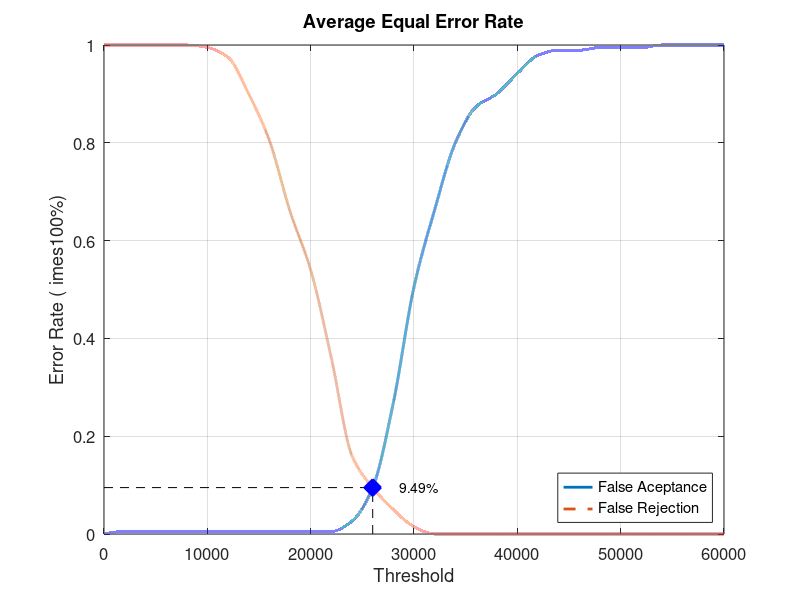
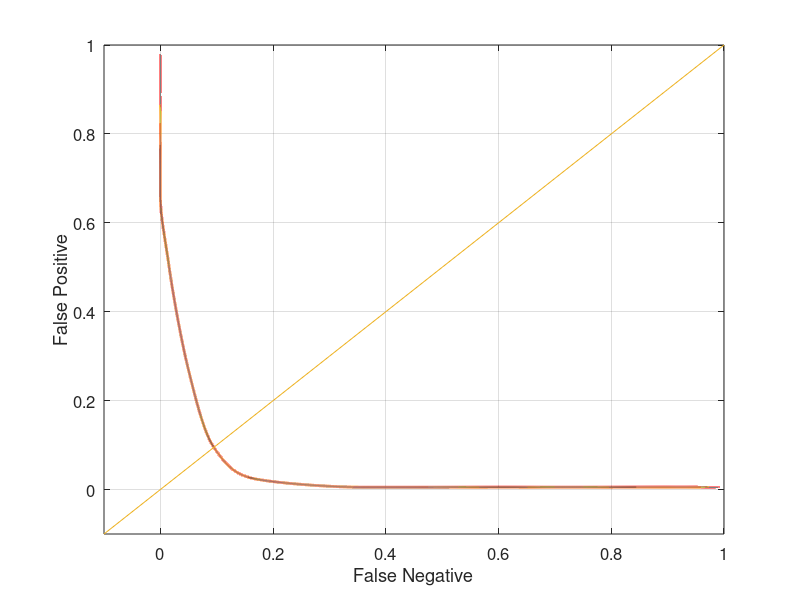

Reproduce these figures in MATLAB, in order.
close all;
clear;
clc;
x = 0:2000:60000;
xq = 0:0.5:60000;

y0 = [0 0.00526316 0.00526316 0.00526316 0.00526316 0.00526316 0.00526316 0.00526316 0.00526316 0.00526316 0.00526316 0.00526316 0.0263158 0.0947368 0.268421 0.505263 0.663158 0.8 0.873684 0.9 0.942105 0.978947 0.989474 0.989474 0.994737 0.994737 0.994737 1 1 1 1]
yy0 = interp1(x, y0, xq, 'pchip');
y1 = [1 1 1 1 1 0.995 0.975 0.9 0.805 0.66 0.54 0.36 0.16 0.095 0.05 0.015 0 0 0 0 0 0 0 0 0 0 0 0 0 0 0]
yy1 = interp1(x, y1, xq, 'pchip');

% Calculating EER: 
y2 = abs(y0 - y1);
find(y2 == min(y2))
yy2 = abs(yy0 - yy1);
xEER = find(yy2 == min(yy2));
xEERIndex = xq(xEER) % X-axis EER
yEER = yy0(xEER) % Y-axis EER

main = figure
plot(xq, yy0,'-','LineWidth', 2);	hold on
plot(xq, yy1,'--','LineWidth', 2);	hold on
plot([xEERIndex xEERIndex], [0 yEER], 'k--');	hold on
plot([0 xEERIndex], [yEER yEER], 'k--');	hold on
plot(xEERIndex, yEER, 'bx', 'LineWidth', 10);	hold on
text(xEERIndex + 10 * xEERIndex / 100, yEER, [num2str(round((10000 * yEER)) / 100) '%'])
legend('False Aceptance', 'False Rejection', 'Location', 'SouthEast')
xlabel('Threshold')
ylabel('Error Rate (	imes100%)')
title('Average Equal Error Rate')
set(gca, 'FontSize', 12)
axis([0 60000 0 1])
grid on

print(main, 'Database4_4Main', '-dpng');
FNRxFPR = figure('Color', [1 1 1]);
plot(yy1, yy0, '-', yy1, yy0, 'LineWidth', 2);
hold on
y = -0.1:0.1:1
plot(y, y); 
set(gca, 'FontSize', 12)
xlabel('False Negative')
ylabel('False Positive')
axis([-0.1 1 -0.1 1])
set(gca, 'FontSize', 12)
grid on

print(FNRxFPR, 'Database4_4FNRxFPR','-dpng');
